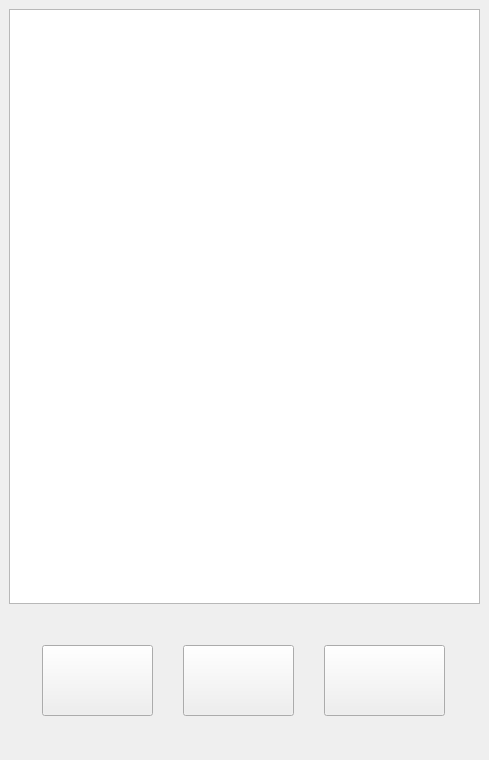
<?xml version="1.0" encoding="UTF-8"?>
<ui version="4.0">
 <class>MainWindow</class>
 <widget class="QMainWindow" name="MainWindow">
  <property name="geometry">
   <rect>
    <x>0</x>
    <y>0</y>
    <width>489</width>
    <height>760</height>
   </rect>
  </property>
  <property name="windowTitle">
   <string>MainWindow</string>
  </property>
  <property name="windowIcon">
   <iconset>
    <normaloff>img/assistant.png</normaloff>img/assistant.png</iconset>
  </property>
  <widget class="QWidget" name="centralwidget">
   <layout class="QVBoxLayout" name="verticalLayout_3">
    <item>
     <widget class="QTextBrowser" name="chat_show">
      <property name="font">
       <font>
        <pointsize>13</pointsize>
       </font>
      </property>
     </widget>
    </item>
    <item>
     <widget class="QStackedWidget" name="stackedWidget">
      <property name="minimumSize">
       <size>
        <width>471</width>
        <height>141</height>
       </size>
      </property>
      <property name="maximumSize">
       <size>
        <width>471</width>
        <height>141</height>
       </size>
      </property>
      <property name="currentIndex">
       <number>0</number>
      </property>
      <widget class="QWidget" name="main_box">
       <layout class="QHBoxLayout" name="horizontalLayout">
        <item>
         <widget class="QPushButton" name="keybord_btn">
          <property name="enabled">
           <bool>true</bool>
          </property>
          <property name="maximumSize">
           <size>
            <width>111</width>
            <height>71</height>
           </size>
          </property>
          <property name="text">
           <string/>
          </property>
          <property name="icon">
           <iconset>
            <normaloff>icon/keyboard-svgrepo-com.svg</normaloff>icon/keyboard-svgrepo-com.svg</iconset>
          </property>
          <property name="iconSize">
           <size>
            <width>60</width>
            <height>60</height>
           </size>
          </property>
         </widget>
        </item>
        <item>
         <widget class="QToolButton" name="mic_btn">
          <property name="maximumSize">
           <size>
            <width>111</width>
            <height>71</height>
           </size>
          </property>
          <property name="text">
           <string/>
          </property>
          <property name="icon">
           <iconset>
            <normaloff>icon/mic.svg</normaloff>icon/mic.svg</iconset>
          </property>
          <property name="iconSize">
           <size>
            <width>60</width>
            <height>60</height>
           </size>
          </property>
         </widget>
        </item>
        <item>
         <widget class="QPushButton" name="setting_btn">
          <property name="maximumSize">
           <size>
            <width>121</width>
            <height>71</height>
           </size>
          </property>
          <property name="text">
           <string/>
          </property>
          <property name="icon">
           <iconset>
            <normaloff>icon/settings.svg</normaloff>icon/settings.svg</iconset>
          </property>
          <property name="iconSize">
           <size>
            <width>60</width>
            <height>60</height>
           </size>
          </property>
         </widget>
        </item>
       </layout>
      </widget>
      <widget class="QWidget" name="send_mess">
       <layout class="QHBoxLayout" name="horizontalLayout_2">
        <item>
         <widget class="QLineEdit" name="text_query">
          <property name="minimumSize">
           <size>
            <width>331</width>
            <height>41</height>
           </size>
          </property>
          <property name="maximumSize">
           <size>
            <width>331</width>
            <height>41</height>
           </size>
          </property>
          <property name="font">
           <font>
            <pointsize>13</pointsize>
           </font>
          </property>
         </widget>
        </item>
        <item>
         <widget class="QPushButton" name="send_btn">
          <property name="maximumSize">
           <size>
            <width>51</width>
            <height>41</height>
           </size>
          </property>
          <property name="text">
           <string/>
          </property>
          <property name="icon">
           <iconset>
            <normaloff>icon/send.svg</normaloff>icon/send.svg</iconset>
          </property>
          <property name="iconSize">
           <size>
            <width>50</width>
            <height>40</height>
           </size>
          </property>
         </widget>
        </item>
       </layout>
      </widget>
      <widget class="QWidget" name="setting_box">
       <layout class="QHBoxLayout" name="horizontalLayout_3">
        <item>
         <widget class="QWidget" name="set_void" native="true">
          <property name="maximumSize">
           <size>
            <width>16777215</width>
            <height>123</height>
           </size>
          </property>
          <layout class="QVBoxLayout" name="verticalLayout">
           <item>
            <widget class="QLabel" name="label">
             <property name="font">
              <font>
               <pointsize>13</pointsize>
               <weight>75</weight>
               <bold>true</bold>
              </font>
             </property>
             <property name="text">
              <string>Giọng nói</string>
             </property>
            </widget>
           </item>
           <item>
            <widget class="QRadioButton" name="male_rad_btn">
             <property name="font">
              <font>
               <pointsize>13</pointsize>
               <weight>75</weight>
               <bold>true</bold>
              </font>
             </property>
             <property name="text">
              <string>Male</string>
             </property>
            </widget>
           </item>
           <item>
            <widget class="QRadioButton" name="female_rad_btn">
             <property name="font">
              <font>
               <pointsize>13</pointsize>
               <weight>75</weight>
               <bold>true</bold>
              </font>
             </property>
             <property name="text">
              <string>Female</string>
             </property>
            </widget>
           </item>
          </layout>
         </widget>
        </item>
        <item>
         <widget class="QWidget" name="set_lang" native="true">
          <property name="maximumSize">
           <size>
            <width>16777215</width>
            <height>141</height>
           </size>
          </property>
          <layout class="QVBoxLayout" name="verticalLayout_2">
           <item>
            <widget class="QLabel" name="label_2">
             <property name="font">
              <font>
               <pointsize>13</pointsize>
               <weight>75</weight>
               <bold>true</bold>
              </font>
             </property>
             <property name="text">
              <string>Ngôn ngữ</string>
             </property>
            </widget>
           </item>
           <item>
            <widget class="QRadioButton" name="eng_rad_btn">
             <property name="maximumSize">
              <size>
               <width>16777215</width>
               <height>31</height>
              </size>
             </property>
             <property name="font">
              <font>
               <pointsize>13</pointsize>
               <weight>75</weight>
               <bold>true</bold>
              </font>
             </property>
             <property name="text">
              <string>English</string>
             </property>
            </widget>
           </item>
           <item>
            <widget class="QRadioButton" name="vn_rad_btn">
             <property name="font">
              <font>
               <pointsize>13</pointsize>
               <weight>75</weight>
               <bold>true</bold>
              </font>
             </property>
             <property name="text">
              <string>Vietnamese</string>
             </property>
            </widget>
           </item>
          </layout>
         </widget>
        </item>
        <item>
         <widget class="QPushButton" name="save_set_btn">
          <property name="maximumSize">
           <size>
            <width>61</width>
            <height>31</height>
           </size>
          </property>
          <property name="font">
           <font>
            <pointsize>13</pointsize>
            <weight>75</weight>
            <bold>true</bold>
           </font>
          </property>
          <property name="styleSheet">
           <string notr="true">#save_set_btn{
	background-color: rgb(0, 255, 127);
}</string>
          </property>
          <property name="text">
           <string>Save</string>
          </property>
         </widget>
        </item>
       </layout>
      </widget>
     </widget>
    </item>
   </layout>
  </widget>
 </widget>
 <resources/>
 <connections/>
</ui>
